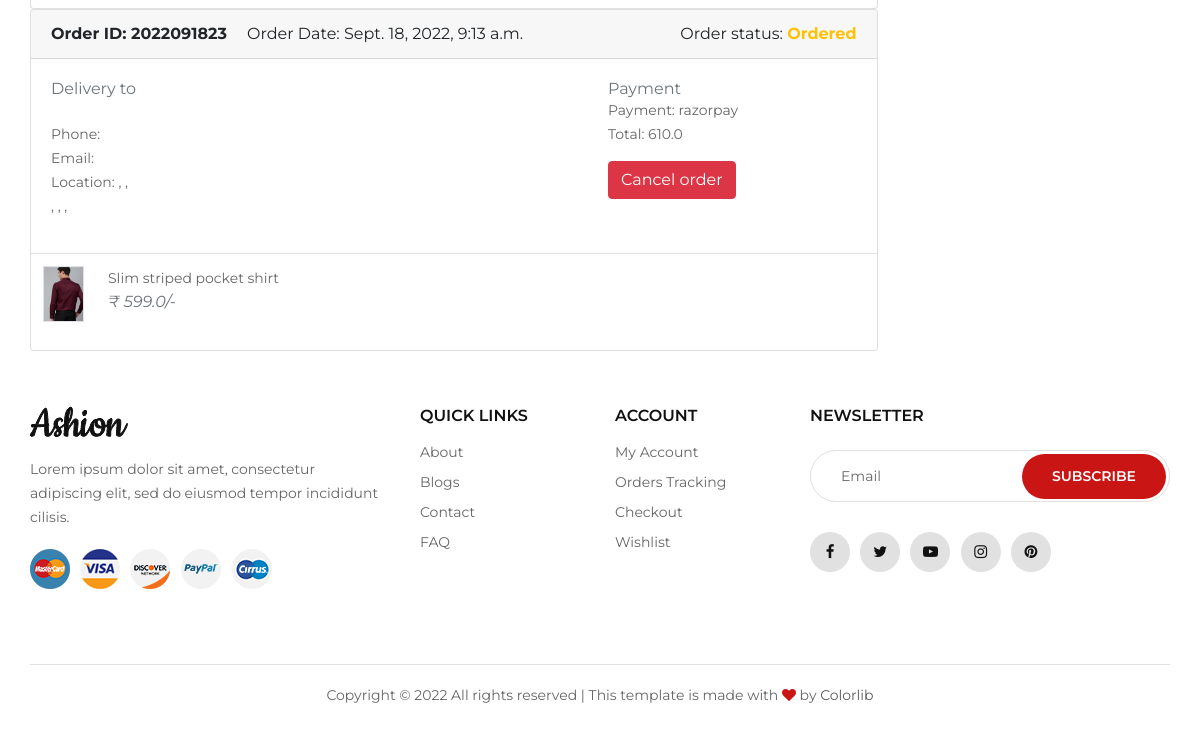
Before: /customer/dashboard/ (signed in, lower part) with the older database file.
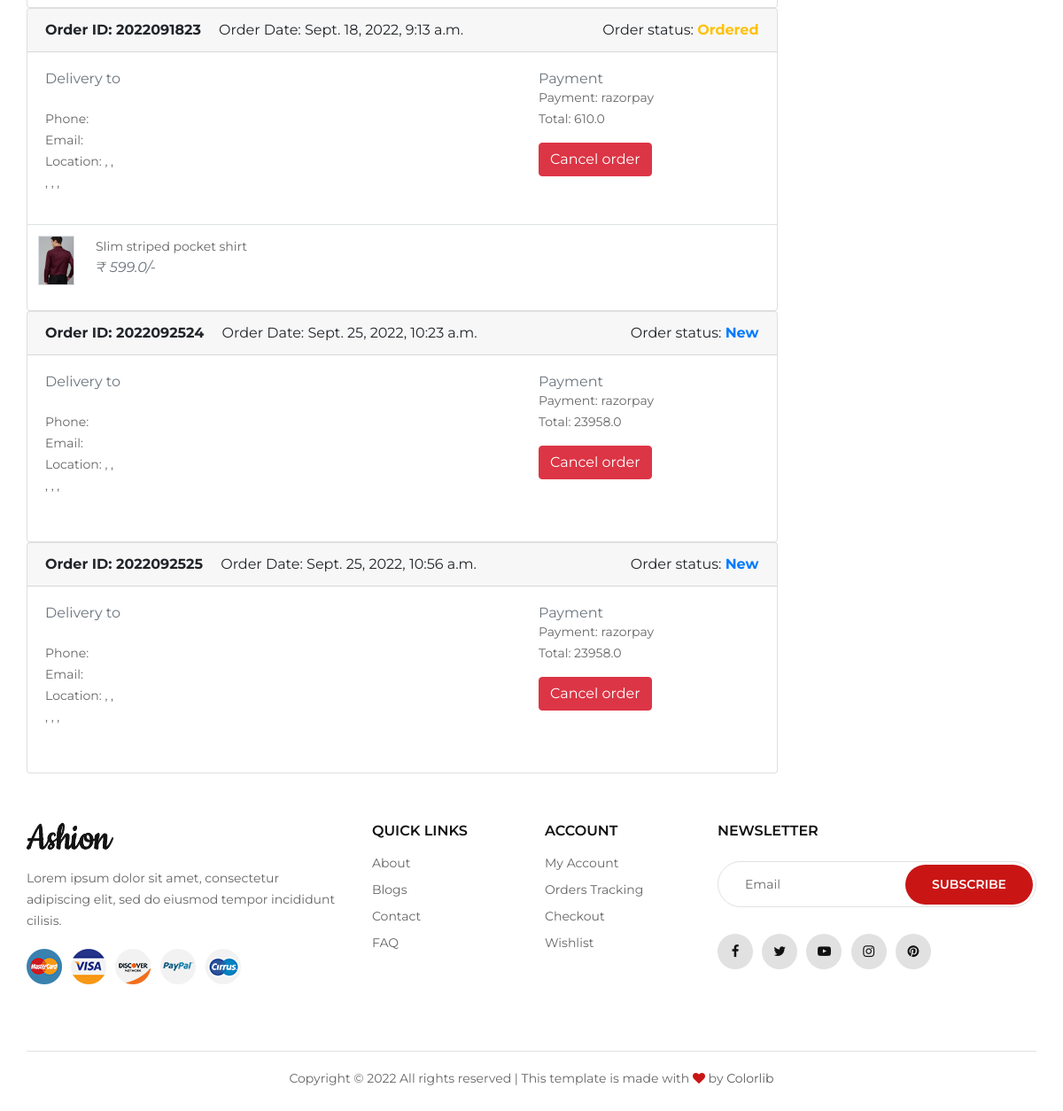
After: the same page with the newer database file.
### orders/models.py (models this page shows, shortened)
class Order(models.Model):
    STATUS = (
        ('New', 'New'),
        ('Ordered', 'Ordered'),
        ('shipped', 'shipped'),
        ('out_for_delivery', 'out_for_delivery'),
        ('delivered','delivered'),
        ('Cancelled', 'Cancelled'),
    )
    user = models.ForeignKey(Account, on_delete=models.SET_NULL, null=True)
    payment = models.ForeignKey(Payment, on_delete=models.SET_NULL, blank=True, null=True)
    order_number = models.CharField(max_length=20)
    order_note = models.CharField(max_length=100, blank=True)
    order_total = models.FloatField()
    tax = models.FloatField()
    status = models.CharField(max_length=20, choices=STATUS, default='New')
    ip = models.CharField(blank=True, max_length=20)
    is_ordered = models.BooleanField(default=False)
    created_at = models.DateTimeField(auto_now_add=True)
    updated_at = models.DateTimeField(auto_now=True)

class Payment(models.Model):
    user = models.ForeignKey(Account, on_delete=models.CASCADE)
    payment_id = models.CharField(max_length=100)
    order_id = models.CharField(max_length=100 ,null=True)
    payment_method = models.CharField(max_length=100)
    amount_paid = models.CharField(max_length=100) # this is the total amount paid
    paid = models.BooleanField(default=False)
    created_at = models.DateTimeField(auto_now_add=True)

class OrderProduct(models.Model):
    order = models.ForeignKey(Order, on_delete=models.CASCADE)
    payment = models.ForeignKey(Payment, on_delete=models.SET_NULL, blank=True, null=True)
    user = models.ForeignKey(Account, on_delete=models.CASCADE)
    product = models.ForeignKey(Product, on_delete=models.CASCADE)
    variations = models.ManyToManyField(Variation, blank=True)
    quantity = models.IntegerField()
    product_price = models.FloatField()
    ordered = models.BooleanField(default=False)
    created_at = models.DateTimeField(auto_now_add=True)
    updated_at = models.DateTimeField(auto_now=True)

### store/models.py (models this page shows, shortened)
class Product(models.Model):
    product_name = models.CharField(max_length=255, unique=True)
    slug = models.SlugField(max_length=255, unique=True)
    description = models.TextField(max_length=500, blank=True)
    price = models.IntegerField()
    stock = models.IntegerField()
    images = models.ImageField(upload_to='photos/products')
    cropping = ImageRatioField('images', '512x512')
    image_1 = models.ImageField(upload_to='photos/products',blank=True)
    image_2 = models.ImageField(upload_to='photos/products',blank=True)
    image_3 = models.ImageField(upload_to='photos/products',blank=True)
    image_4 = models.ImageField(upload_to='photos/products',blank=True)
    is_available = models.BooleanField(default=True)
    category = models.ForeignKey(Category, on_delete=models.CASCADE)
    created_date = models.DateTimeField(auto_now_add=True)
    modified_date = models.DateTimeField(auto_now=True)

### customer/views.py (the view)
# urls.py: path('dashboard/',views.dashboard,name='dashboard'),
def dashboard(request):
    order_product = OrderProduct.objects.filter(user=request.user)
    order = Order.objects.filter(user = request.user)
    payment = Payment.objects.filter(user = request.user)
    user = Account.objects.get(id=request.user.id)
    form=updateuserform(instance=user)
    if not request.user.is_superadmin:
        if request.method == 'POST':
            form=updateuserform(request.POST,instance=user)
            if form.is_valid():
                form.save()
                return redirect('dashboard')
    context = {
        'order':order,
        'order_product': order_product,
        'payment':payment,
        'form':form,
    }
    return render(request,'user_dashboard.html',context)

### customer/forms.py
class updateuserform(forms.ModelForm):
    class Meta:
        model = Account
        fields = ['first_name', 'last_name','email']

### carts/context_processors.py (called while the page is built)
def counter(request):
    cart_count = 0
    if 'admin' in request.path:
        return{}
    else :
        try:
            cart = Cart.objects.filter(cart_id = _cart_id(request))
            if request.user.is_authenticated:
                cart_items = CartItem.objects.all().filter(user=request.user)
            else :
                cart_items = CartItem.objects.all().filter(cart=cart[:1])
            for cart_item in cart_items:
                cart_count += cart_item.quantity
        except Cart.DoesNotExist:
            cart_count = 0
    return dict(cart_count=cart_count)

### carts/views.py (called while the page is built)
def _cart_id(request):
    cart = request.session.session_key
    if not cart :
        cart = request.session.create()
    return cart

### category/context_processors.py (called while the page is built)
def menu_links(request):
    links = Category.objects.all()
    return dict(links=links)

### templates/user_dashboard.html (shortened to what the changed rows need)
{% extends 'base.html' %}
{% load static %}
{% block content %}
<body>
    <br><br><br>
    <section class="section-conten padding-y bg ">
        <div class="container ">
            <div class="row">
                {% if order %}
                {% for order in order %}
                <div class="col-md-9" style="float: right;  ">
                    <article class="card">
                        <header class="card-header">
                            <strong class="d-inline-block mr-3">Order ID: {{order.order_number}}</strong>
                            <span>Order Date: {{order.created_at}}</span>
                            {% if order.status == 'New' %}
                            <span style="float: right;">Order status: <strong
                                    class="text-primary">{{order.status}}</strong></span>
                            {% elif order.status == 'Ordered' %}
                            <span style="float: right;">Order status: <strong
                                    class="text-warning">{{order.status}}</strong></span>
                            {% elif order.status == 'shipped' %}
                            <span style="float: right;">Order status: <strong
                                    class="text-success">{{order.status}}</strong></span>
                            {% elif order.status == 'out_of_delivery' %}
                            <span style="float: right;">Order status: <strong
                                    class="text-danger">{{order.status}}</strong></span>
                                    class="text-success">{{order.status}}</strong></span>
                                    {% elif order.status == 'delivered' %}
                                    <span style="float: right;">Order status: <strong
                                            class="text-danger">{{order.status}}</strong></span>
                                            {% elif order.status == 'Cancelled' %}
                                    <span style="float: right;">Order status: <strong
                                            class="text-danger">{{order.status}}</strong></span>
                            {% endif %}
                        </header>
                        <div class="card-body">
                            <div class="row">
                                <div class="col-md-8">
                                    <h6 class="text-muted">Delivery to</h6>
                                    <p>{{order.user.firstname}}&nbsp;{{order.user.lastname}}<br>
                                        Phone: {{order.phone}} <br> Email:
                                        {{order.email}} <br>
                                        Location: {{order.address_line_1}},
                                        {{order.address_line_2}}, <br>
                                        {{order.city}},
                                        {{order.state}},
                                        {{order.country}},<br>
                                    </p>
                                </div>
                                <div class="col-md-4">
                                    <h6 class="text-muted">Payment</h6>
                                    <p>
                                        {% for payment in payment %}
                                        {% if payment.order_id == order.order_number %}
                                        <span>Payment: {{payment.payment_method}}</span><br>
                                        <span>Total: {{payment.amount_paid}} </span>
                                        {% endif %}
                                        {% endfor %}
                                    </p>
                                     {% if order.status != 'Cancelled' %}
                                    <a href="{% url 'cancel_order' order.order_number %}"
                                        onclick="return confirm('Do you want to cancel this order')"><button
                                            class="btn btn-danger">Cancel order</button></a>
                                    {% endif %}
                                </div>
                            </div>
                        </div>
                        <div class="table-responsive">
                            <table class="table table-hover">
                                {% for order_product in order_product %}
                                {% if order.id == order_product.order.id %}
                                <tr>
                                    <td width="65">
                                        <img src="{{order_product.product.images.url }}" class="img-xs border"
                                            style="width:80px" alt="">
                                    </td>
                                    <td>
                                        <p class="title mb-0">{{order_product.product.product_name}} </p>
                                        <var class="price text-muted">₹ {{order_product.product_price}}/-</var>
                                    </td>
                                    <td>
                                    </td>
                                </tr>
                                {% endif %}
                                {% endfor %}
                            </table>
                        </div>
                    </article>
                </div>
                {% endfor %}
                {% endif %}
            </div>
        </div>
    </section>
    {% endblock content %}

Changed rows visible on the page:
added Order: order_number "2022092524", created_at "Sept. 25, 2022, 10:23 a.m.", status "New", shows "Cancel order"
added Payment: payment_method "razorpay", amount_paid "23958.0", shown under "2022092524"
added Order: order_number "2022092525", created_at "Sept. 25, 2022, 10:56 a.m.", status "New", shows "Cancel order"
added Payment: payment_method "razorpay", amount_paid "23958.0", shown under "2022092525"
